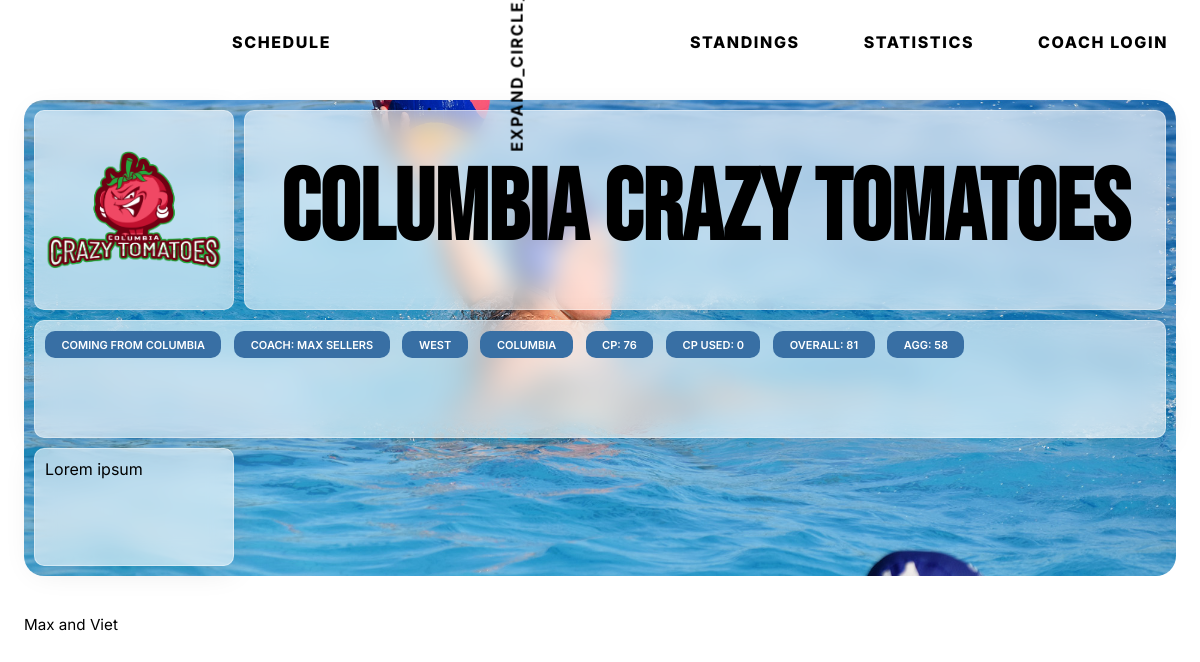
Before: /2/team/ with the older database file.
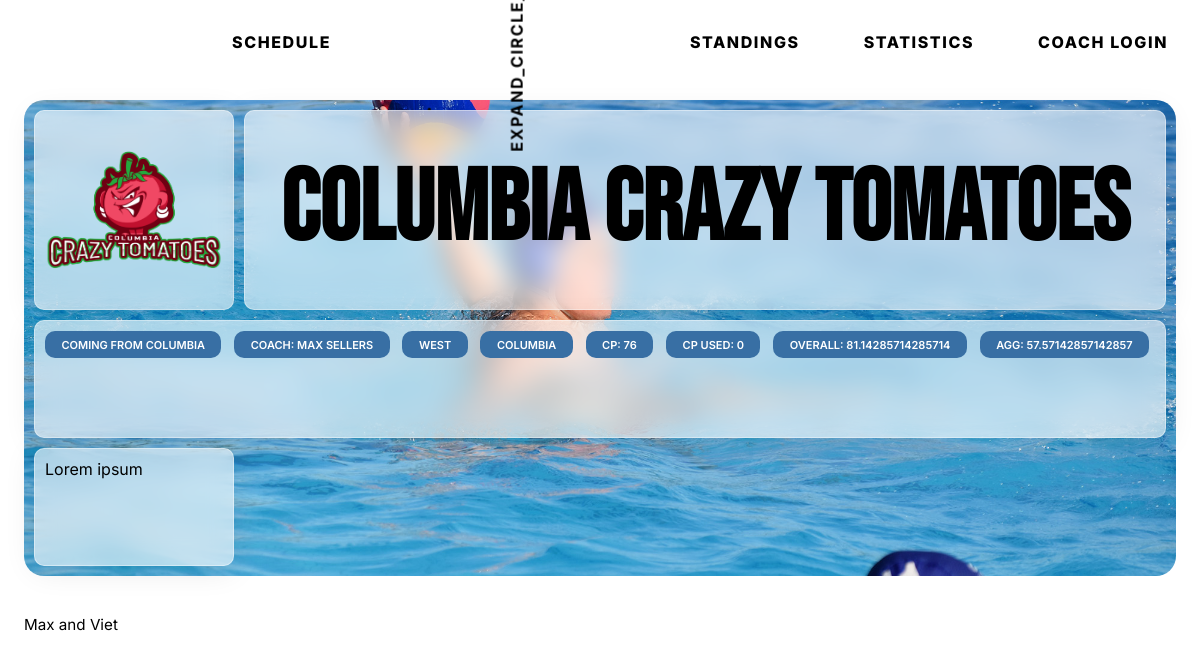
After: the same page with the newer database file.
### tables this page shows
CREATE TABLE teams (
  team_id INTEGER NOT NULL PRIMARY KEY AUTOINCREMENT,
  name varchar(30) NOT NULL,
  city varchar(30) NOT NULL,
  nickname varchar(30) NOT NULL,
  coach_id INTEGER NOT NULL,
  abb varchar(3) NOT NULL,
  short_name varchar(30) NOT NULL,
  division varchar(100) DEFAULT NULL,
  cp INTEGER NOT NULL DEFAULT '0',
  cp_used INTEGER NOT NULL DEFAULT '0',
  recruiting_poINTEGERs INTEGER NOT NULL DEFAULT '0',
  active char(1) NOT NULL DEFAULT 'Y',
  overall INTEGER NOT NULL DEFAULT '0',
  aggression INTEGER NOT NULL DEFAULT '0',
  logo text NOT NULL Default '0'
);

CREATE TABLE coaches (
  coach_id INTEGER NOT NULL PRIMARY KEY AUTOINCREMENT,
  first_name varchar(20) NOT NULL,
  last_name varchar(20) NOT NULL,
  email varchar(40) NOT NULL,
  status varchar(1) NOT NULL DEFAULT 'Y',
  password varchar(20) NOT NULL,
  last_accessed datetime NOT NULL DEFAULT '2020-01-01 00:00:00',
  access_level varchar(10) NOT NULL DEFAULT '0000000000',
  offset INTEGER NOT NULL DEFAULT '-6',
  avatar varchar(90) DEFAULT ''
  -- got_avatar BOOLEAN NOT NULL DEFAULT False,
  -- avatar_url varchar(100) NOT NULL DEFAULT 'placeholder.jpg'
);

### main.py (the view)
@app.route('/<int:id>/team/', methods=('GET', 'POST'))
def displayTeam(id):
  team = getTeam(id)
  coach = getCoach(team['coach_id'])
  return render_template('team.html', title='team', team=team, coach=coach)

### main.py (called while the page is built)
def get_db_connection():
  conn = sqlite3.connect('database.db')
  conn.row_factory = sqlite3.Row
  return conn

def getTeam(team_id):
  conn = get_db_connection()
  team = conn.execute('SELECT * FROM teams WHERE team_id = ?',
                      (team_id, )).fetchone()
  conn.close()
  if team is None:
    abort(404)
  return team

def getCoach(coach_id):
  conn = get_db_connection()
  coach = conn.execute('SELECT * FROM coaches WHERE coach_id = ?',
                       (coach_id, )).fetchone()
  conn.close()
  if coach is None:
    abort(404)
  return coach

### templates/team.html (shortened to what this page needs)
{% extends 'template.html' %}
{% block content %}
  <section class="header-img adjust">
    <div class="team-info-grid adjust">
      <div class="team-wrapper glass">
        <img src="{{ url_for('static',filename=team['logo']) }}" alt="{{ team['name'] }}">
      </div>
      <div class="team-name-wrapper glass">
        <h1>{{ team['name'] }} {{ team['nickname'] }}</h1>
      </div>
      <div class="info-list glass flex">
        <p>Coming from {{ team['city'] }}</p>
        <p>Coach: {{ coach['first_name'] }} {{ coach['last_name'] }}</p>
        <p>{{ team['division'] }}</p>
        <p>{{ team['short_name'] }}</p>
        <p>cp: {{ team['cp'] }}</p>
        <p>cp used: {{ team['cp_used'] }}</p>
        <p>overall: {{ team['overall'] }}</p>
        <p>agg: {{ team['aggression'] }}</p>
      </div>
      <div class="glass">
        Lorem ipsum
      </div>
    </div>
  </section>
</header>
{% endblock %}

### templates/template.html
{% include "include/header.html" %}
{% block content %} {% endblock %}
{% include "include/footer.html" %}

### templates/include/header.html (shortened to what this page needs)
<!DOCTYPE html>
<html lang="en">
<head>
  <link rel="stylesheet" href="{{ url_for('static', filename='style.css') }}">
  <link rel="stylesheet" href="{{ url_for('static', filename='responsiveNavBar.css') }}" />
</head>
<body>
    <header class="container">
        <nav class="navbar hide">
            <div class="navcontent">
                <div class="nav-logo" id="nav-logo">
                </div>
                <div class="mainnav">
                    <div class="menu add-padding-right" id="menu">
                        <div class="dropdown">
                            <a href="/schedule/" class="hover arrow-relative">Schedule
                                <span class="arrow-container">
                                    <span class="nav-arrow material-symbols-outlined">
                                    </span>
                                </span>
                            </a>
                        </div>
                        <div><a href="/standings/" class="hover">Standings</a></div>
                        <div><a href="/stats/" class="hover">Statistics</a></div>
                        <div>
                          {% if current_user.is_authenticated %}
                          <div class="dropdown">
                            <a href="/profile/dashboard/" class="hover arrow-relative">Profile
                                <span class="arrow-container">
                                    <span class="nav-arrow material-symbols-outlined">
                                        face_6
                                    </span>
                                </span>
                            </a>
                            <div class="dropdown-content">
                                <a href="/logout/" class="navlink hover">Sign Out</a>
                            </div>
                        </div>
                          {% else %}
                          <a href="/coachlogin/" class="hover">Coach Login</a>
                          {% endif %}
                        </div>
                    </div>
                </div>
            </div>
        </nav>

### templates/include/footer.html (shortened to what this page needs)
<footer>
        <div class="adjust">
            <p>Max and Viet</p>
        </div>
    </footer>
</body>
</html>

### static/style.css (style rules this page uses)
:root { --font-family: 'Inter', sans-serif; --font-display: 'Bebas Neue', sans-serif; --hero-blue: #386fa4; --secondary-blue: #758bfd; --accent-yellow: #ff8600; --border-radius: 20px; --border-radius-small: 10px; }
* { font-family: var(--font-family); -webkit-box-sizing: border-box; -moz-box-sizing: border-box; box-sizing: border-box; }
.material-symbols-outlined { font-variation-settings: 'FILL' 1, 'wght' 700, 'GRAD' 0, 'opsz' 48 }
body { margin: 0; padding: 0; }
body { position: relative; }
body p { font-size: 0.95em; }
.container { width: 100%; }
.adjust { margin-left: auto; margin-right: auto; padding-left: 2%; padding-right: 2%; }
section { padding-top: 2%; padding-bottom: 2%; position: relative; }
.header-img { position: relative; padding-top: 100px; height: 600px; overflow: hidden; }
.overlay-text, .background-gradient, .team-info-grid { position: absolute; top: 0; left: 0; bottom: 0; padding: 110px calc(2% + 10px) calc(2% + 10px) calc(2% + 10px); width: 100%; height: 100%; }
.team-info-grid { display: grid; grid-template-columns: 200px auto; grid-template-rows: 200px 1fr 1fr; gap: 10px; }
.team-info-grid > div { padding: 10px; border-radius: var(--border-radius-small); }
.team-wrapper { position: relative; display: grid; justify-content:center; align-items: center; }
.team-name-wrapper { display: grid; justify-content:center; align-items:center; }
.background-gradient h1, .team-name-wrapper h1 { font-family: var(--font-display); }
.team-name-wrapper h1 { text-align: center; margin: 0; font-family: var(--font-display); text-transform: uppercase; font-weight: 800; font-size: 100px; line-height:0.8em; color: black; }
.team-wrapper img { object-fit: contain; width: 100%; height: 100%; }
.info-list { grid-column: span 2; flex-wrap: wrap; align-content: flex-start; gap: 0.8em; }
.info-list > p { font-size: 11px; color: white; font-weight: 600; height: fit-content; text-transform: uppercase; margin: 0; padding: 0.6em 1.5em; background-color: var(--hero-blue); border-radius: var(--border-radius-small); }
.flex { display: flex; display: -webkit-flex; display: -ms-flexbox; }
.navbar { position: fixed; background: rgba(255, 255, 255, 0.623); backdrop-filter: blur( 20px ); -webkit-backdrop-filter: blur( 20px ); width: 100%; z-index: 10; margin: 0 auto !important; }
.navcontent { position: relative; display: grid; grid-template-columns: 200px auto; }
.mainnav { position: relative; display: grid; align-items: center; }
.nav-logo { display: grid; position: relative; justify-content: center; align-items: center; transition: height ease 500ms; }
.glass { background: rgba(255, 255, 255, 0.60); box-shadow: 0 4px 30px rgba(0, 0, 0, 0.1); backdrop-filter: blur(12.4px); -webkit-backdrop-filter: blur(10.4px); border: 1px solid rgba(255, 255, 255, 0.4); }
.menu { display: grid; grid-template-columns: repeat(7, auto); justify-content: flex-end; align-items: center; list-style-type: none; }
.menu > div { position: relative; height: 100%; }
.menu div a { display: grid; height: 100%; text-decoration: none !important; padding: 2em 2em; transition: background-color 0.5s; font-weight: 800; letter-spacing: 0.1em; color: black; text-transform: uppercase; }
footer { width: 100%; }

### static/responsiveNavBar.css (style rules this page uses)
:root { --font-family: 'Inter', sans-serif; --hero-blue: #386fa4; --secondary-blue: #758bfd; --accent-yellow: #ff8600; }
.arrow-relative { position: relative; display: grid; grid-template-columns: 1fr 0.2fr; }
.arrow-container { display: grid; justify-content: center; align-items: center; }
.nav-arrow { font-size: 1em !important; transform: rotate(-90deg); transition: transform 100ms ease; }

Changed rows visible on the page:
changed teams "COLUMBIA": overall "81" → "81.14285714285714"; aggression "58" → "57.57142857142857"
